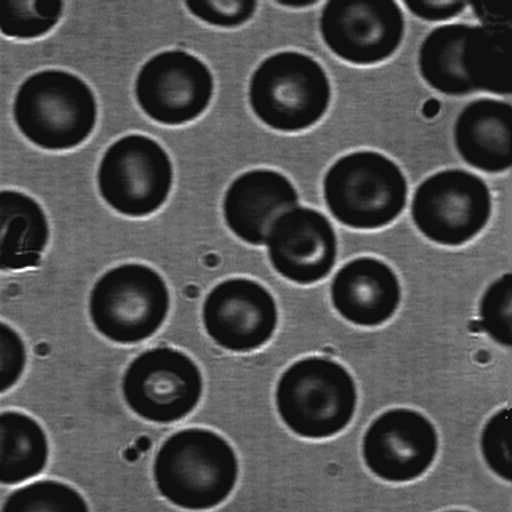
%> input picture 1.bmp, 512 x 512 px
$ octave 'noplatelet FANG.m'   (GNU Octave 9; MATLAB toolbox functions it lacks are replaced by stand-ins)
%> lines starting %> are read from the running program, lines starting %| are printed output that depends on the picture; in (x1, y1, x2, y2) boxes, pixels count from 0 and x2, y2 are one past the last pixel; in counts of white or black regions, pixels touching at a corner belong together; the program's own positions count from 1
%FANG
%2021.1
clear;
clc;
A=imread('1.bmp');
%> A is the input picture: size 512x512 uint8; min 6, max 255, mean 81.6
subplot(2,3,1),imshow(A),title('original image');
BW=im2bw(A,graythresh(A));
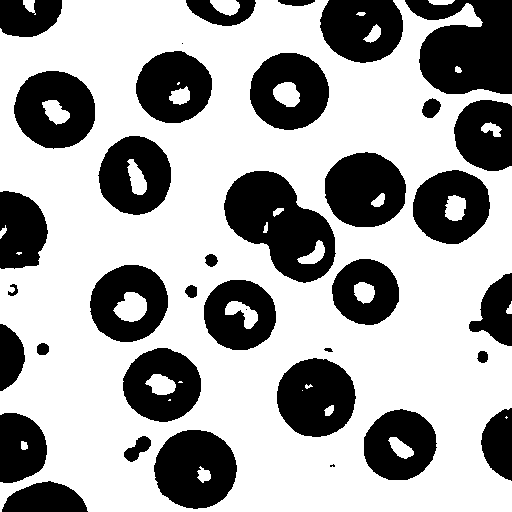
%> BW: size 512x512 logical; 64.9% white; 37 black regions (3 under 20 px), largest, box (x1, y1, x2, y2) and area: (405, 0, 512, 94) 7445, (224, 171, 336, 283) 7221, (154, 430, 237, 509) 4956
subplot(2,3,2),imshow(BW),title('BW');
IBW=~BW;
%%%%%%%%%
IBW(:,1)=1;
%> IBW: size 512x512 logical; 35.2% white; 34 white regions (3 under 20 px), largest, box (x1, y1, x2, y2) and area: (0, 0, 62, 512) 9017, (405, 0, 512, 94) 7445, (224, 171, 336, 283) 7221
IBW(:,512)=1;
IBW(1,:)=1;
IBW(512,:)=1;
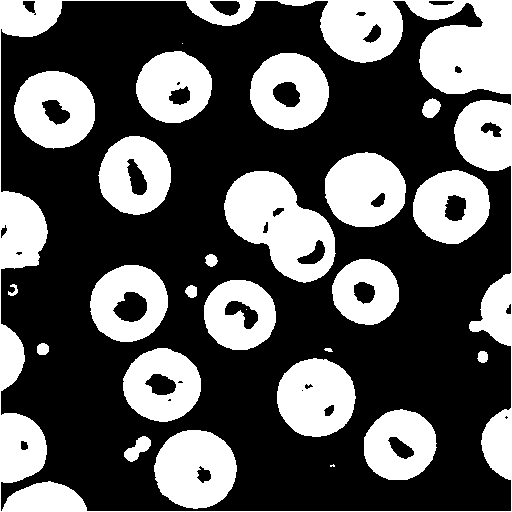
%> IBW: size 512x512 logical; 35.6% white; 26 white regions (3 under 20 px), largest, box (x1, y1, x2, y2) and area: (0, 0, 512, 512) 31364, (224, 171, 336, 283) 7221, (154, 430, 237, 509) 4956
IBW(512,511:512)=0;
%> IBW: size 512x512 logical; 35.6% white; 26 white regions (3 under 20 px), largest, box (x1, y1, x2, y2) and area: (0, 0, 512, 512) 31362, (224, 171, 336, 283) 7221, (154, 430, 237, 509) 4956
subplot(2,3,3),imshow(IBW),title('border-amended IBW');
%%%%%%%%%
F1=imfill(IBW,'holes');
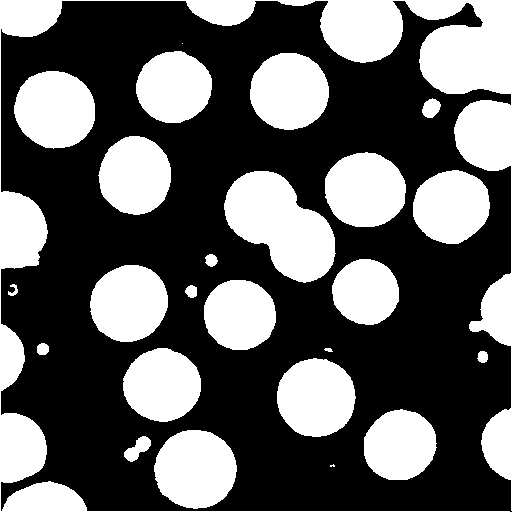
%> F1: size 512x512 logical; 38% white; 25 white regions (2 under 20 px), largest, box (x1, y1, x2, y2) and area: (0, 0, 512, 512) 32442, (224, 171, 336, 283) 7638, (154, 430, 237, 509) 5104
SE=ones(3);
% F2=imdilate(F1,SE,'same');
subplot(2,3,4),imshow(F1),title('no holes F1');
% subplot(2,3,4),imshow(F2),title('dilated F2');
se = strel('disk',9);
F3 = imerode(F1,se);   %图像腐蚀
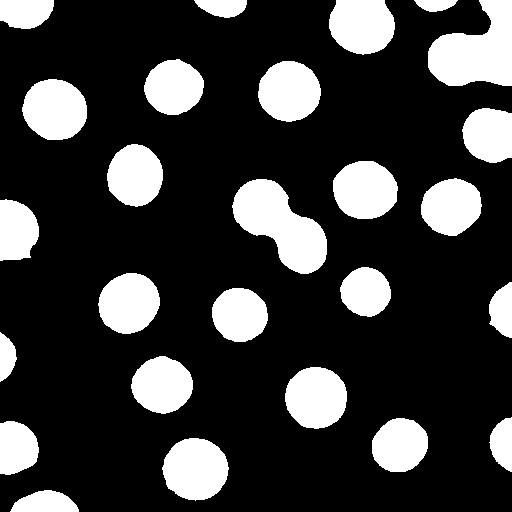
%> F3: size 512x512 logical; 22.9% white; 26 white regions, largest, box (x1, y1, x2, y2) and area: (232, 179, 327, 274) 4950, (428, 0, 512, 86) 4847, (162, 438, 229, 501) 3213
F3 = imdilate(F3,se);   %图像膨胀
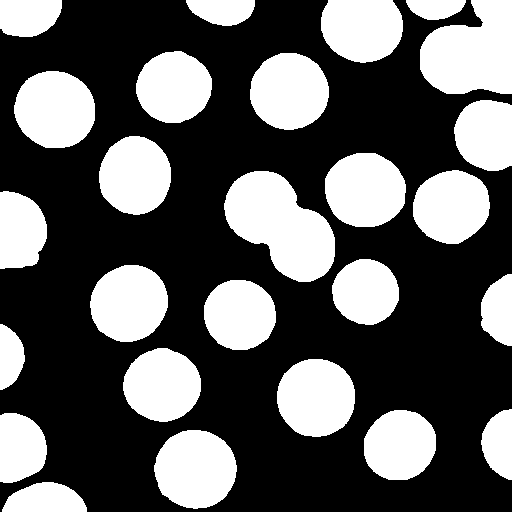
%> F3: size 512x512 logical; 36.9% white; 26 white regions, largest, box (x1, y1, x2, y2) and area: (224, 171, 335, 282) 7624, (420, 0, 512, 94) 6647, (154, 430, 237, 509) 5091
subplot(2,3,5),imshow(F3),title('no platelets F3');
F4=bwperim(F3);
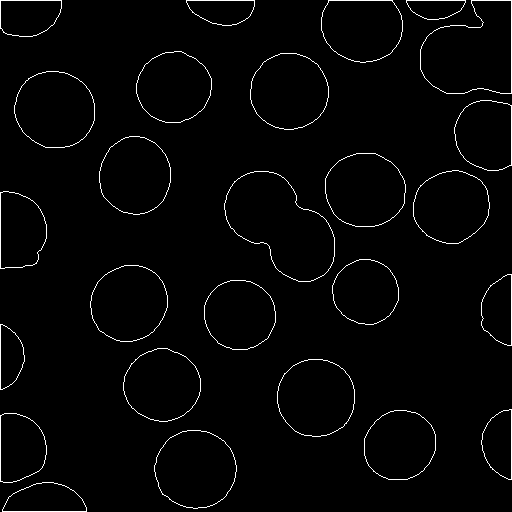
%> F4: size 512x512 logical; 2% white in thin lines or dots
subplot(2,3,6),imshow(F4),title('final F4');
